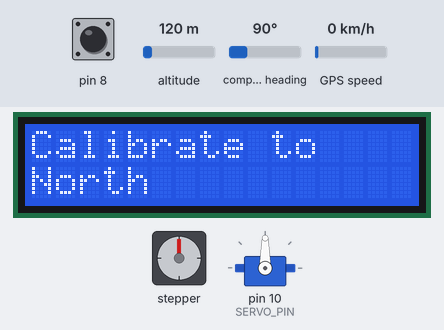
The sketch below on a simulated Arduino Uno, built with avr-gcc and run on an emulated ATmega328P. Parts: stepper motor, servo, 16×2 character LCD. Wiring (inferred from the names in the program): stepper motor driver (200 steps per turn assumed): step pin 11; direction pin 12; enable A0. The test bench sets the inputs (shaded band); at power-on: pin 8 HIGH, altitude 120 m, compass heading 90°, GPS speed 0 km/h. The GPS gets a fix after 3 s at 37.7749, -122.4194 with 8 satellites; what the sketch prints to the serial monitor is not drawn.

Above: at 0.8 s.
0.9 s: pin 8 pulled LOW for 0.15 s
At 2.0 s:
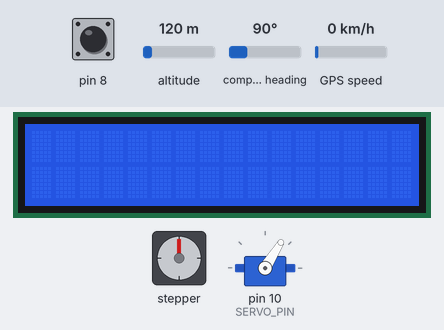
At 9.6 s:
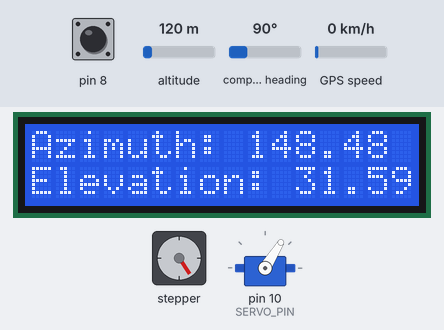
Timing chart, 0 to 11.1 s (numbered marks = the images above; inputs shaded):
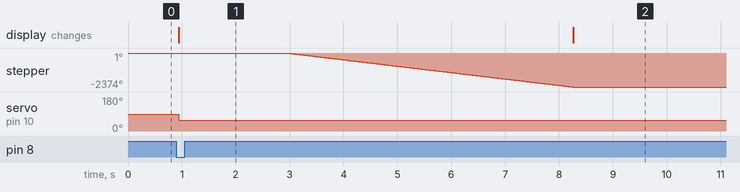

The sketch:

Main.ino
```cpp
/*
Arduino Sun Tracker by Elizabth Ho and Niklas Vainio
Started on 22/4/21, completed on 27/5/21

This is the code for a device to track the Sun through the sky, using a motorised needle.
We are using GPS data for time information, a stepper motor for horizontal rotation and a servo motor for vertical rotation.
The stepper motor has no absolute position data, so must be manually calibrated to point north at the start of the program.
The formulas used for the actual tracking of the sun come from (https://www.sunearthtools.com/dp/tools/pos_sun.php)

The Stepper is driven using an A4988 stepper motor driver.
*/

// Including required libraries
// PWM Servo is used for servo control, and math for operations (sin, cosine etc)
// SoftwareSerial and TinyGps++ are used to read data from the GPS module
// LiquidCrystal is used to control the LCD screen
#include <PWMServo.h>
#include "math.h"
#include <SoftwareSerial.h>
#include <TinyGPS++.h>
#include <LiquidCrystal.h>

// Defining constants for Arduino Pins
#define STEP_PIN 11
#define DIR_PIN 12
#define EN_PIN A0
#define SERVO_PIN 10

// Initialising objects to control components
SoftwareSerial ss(A3, A2);
TinyGPSPlus gps;
PWMServo myservo;
LiquidCrystal lcd(7, 6, 5, 4, 3, 2);

// Store the current angle of the stepper motor, as it has no position feedback
float stepper_angle = 0;

void setup() {
  // Begin serial communication with computer and GPS module
  Serial.begin(9600);
  ss.begin(9600);

  // Defining all pins for stepper motor driver as outputs
  pinMode(STEP_PIN, OUTPUT);
  pinMode(DIR_PIN, OUTPUT);
  pinMode(EN_PIN, OUTPUT);

  // Sets enable pin high to release power from the stepper coils
  digitalWrite(EN_PIN, HIGH);

  // Configured the servo object to use pin 10
  myservo.attach(SERVO_PIN);
  // Initialise LCD - 16 columns, 2 rows
  lcd.begin(16, 2);

  // Configure both buttons as inputs with internal pullup resistors
  pinMode(8, INPUT_PULLUP);
  pinMode(9, INPUT_PULLUP);

  // Tell user to point needle to north and wait until button pressed
  lcd.clear();
  lcd.print("Calibrate to");
  lcd.setCursor(0, 1);
  lcd.print("North");

  while(digitalRead(8) != LOW) {
    delay(10);
  }

  // Re-energise stepper coils and enter main program
  digitalWrite(EN_PIN, LOW);
  lcd.clear();
}

// Function to move the servo to a specific angle above the horizontal
void setServoAngle(float angle) {
  // On the servo, 0 is vertical and 90 is horizontal, so 90 - angle is used
  float safe_angle = 90.0 - angle;

  // Constrain angle between 0 and 140 to prevent needle hitting the table
  if(safe_angle < 0) {
    safe_angle = 0;
  }

  if(safe_angle > 140) {
    safe_angle = 140;
  }

  // Write angle to the servo
  myservo.write((int) safe_angle);
}

// Function to set the stepper to a specific angle
void move_stepper_to_angle(float angle) {
  // Calculate how much the stepper needs to move from its current position
  float angle_diff = angle - stepper_angle;

  // Work out whether stepper needs to move clockwise or anticlockwise and set DIR pin accordingly
  if(angle_diff > 0) {
    digitalWrite(DIR_PIN, LOW);
  } else {
    digitalWrite(DIR_PIN, HIGH);
  }

  // Calculate how many steps (each one is 0.1125 degrees)
  int num_steps = (int)(abs(angle_diff / 0.1125));

  // Execute steps and update stepper position
  for (int i = 0; i < num_steps; i ++) {
    digitalWrite(STEP_PIN, HIGH);
    delay(2);
    digitalWrite(STEP_PIN, LOW);
    delay(2);
    if(angle_diff < 0) {
      stepper_angle -= 0.1125;
    } else {
      stepper_angle += 0.1125;
    }
  }

}

// Helper functions to convert between degrees and radians
float radToDeg(float angle) {
  const float pi = 3.14159265359;

  angle = angle/pi*180;
  return angle;
}

float degToRad(float angle) {
  const float pi = 3.14159265359;

  angle = angle/180*pi;
  return angle;
}

// Functions to calculate the number of days since the start of the year - needed for sun tracking
bool isLeapYear() {
  int yr = gps.date.year();
  if(yr%4 == 0) {
    if(yr%100!=0 or yr%400==0) {
      return true;
    }
  }
  return false;
}

int daysSinceStartOfYear() {
  int febDays = 28;
  if(isLeapYear()) {
    febDays = 29;
  }
  int months[12] = {31, febDays, 31, 30, 31, 30, 31, 31, 30, 31, 30, 31}; // number of days in each month
  int days = 0;
  for(int i = 1; i < gps.date.month(); i++) {
    days += months[i];
  }
  days += gps.date.day();
  return days;
}

// Main program loop
void loop() {
  // Check for any data from the GPS, and decode it
  while (ss.available() > 0)
    gps.encode(ss.read());


  // Only move the needle if time data is available fron the GPS
  if (gps.time.value() != 0) {
    float pi = 3.14159265359;

    float LT = gps.time.hour() + (float)gps.time.minute()/60.0;

    // Latitude and Longitude hardcoded to be accurate for London (could be automated with better GPS signal)
    float latitude = 51.495385;
    float longitude = -0.127149;
    int time_difference = 1;

    // Calculate number of says since the start of the year
    int d = daysSinceStartOfYear();

    // Calculating the angles using formulae from https://www.pveducation.org/pvcdrom/properties-of-sunlight/the-suns-position
    // Using equation of time, calculate accurate local solar time
    float latitude_rad = degToRad(latitude);
    float B = (2*pi)/365*(d - 81); // angle in radians
    float EoT = 9.87*sin(2*B)-7.53*cos(B)-1.5*sin(B); // equation of time
    float TC = 4*(longitude) + EoT; // time correction
    float LST = LT + TC/60; // local solar time

    // Using date and time information to find position of the sun atound the Earth (declination)
    float HRA = degToRad(15*(LST-12)); // hour angle (rad)
    float declination = 23.45*sin(B); // declination angle
    float declination_rad = degToRad(declination); // declination angle (rad)

    // Connvert declination into sky angles for an observer on the ground (elevation and azimuth)
    float elevation_rad = asin(sin(declination_rad)*sin(latitude_rad) + cos(declination_rad)*cos(latitude_rad)*cos(HRA)); // elevation (rad)
    float elevation_deg = radToDeg(elevation_rad);
    float azimuth = acos((sin(declination_rad)*cos(latitude_rad) - cos(declination_rad)*sin(latitude_rad)*cos(HRA))/cos(elevation_rad));
    float azimuth_deg = radToDeg(azimuth);

    // Elevation_deg and azimuth_deg are the angles to point the needle
    // Correct errors from arccos function if time is past midday
    if(LT > 12) {
      azimuth_deg = 360 - azimuth_deg;
    }

    // Serial print statements for debugging

    //Serial.println("LT " + (String) LT);
    //Serial.println("TC " + (String) TC);
    Serial.println("Days " + (String) d);
    //Serial.println("declination " + (String) declination);
    Serial.println("GPS " + (String) gps.time.value());
    Serial.println("hour " + (String) LT);
    Serial.println("elevation " + (String) elevation_deg);
    //Serial.println("EoT " + (String) EoT);
    //Serial.println("LST " + (String) LST);
    //Serial.println("HRA " + (String) radToDeg(HRA/pi));
    Serial.println("azimuth " + (String) azimuth_deg);

    Serial.println("");

    // Move servo and stepper to desired angle
    setServoAngle(elevation_deg);
    delay(2000);
    move_stepper_to_angle(azimuth_deg);

    // Print angle data and the time to the LCD
    lcd.clear();
    lcd.print("Azimuth: " + (String) azimuth_deg);
    lcd.setCursor(0, 1);
    lcd.print("Elevation: " + (String) elevation_deg);

    delay(5000);
    lcd.clear();
    lcd.print("Time: " + (String) (gps.time.hour() + time_difference) + ":" + (String) gps.time.minute());

    delay(3000);

  } else {

    // If GPS time not found, notify the user on the LCD screen
    lcd.clear();
    lcd.print("GPS can't");
    lcd.setCursor(0, 1);
    lcd.print("find time");
    delay(2000);
  }
}
```

Measured:
- after the input at 0.9 s, stepper: turns 2374° counter-clockwise in 5.3 s, starting after 2.0 s; servo on pin 10 (SERVO_PIN): 90° → 58° at once; the display: changes at once (image 1)
